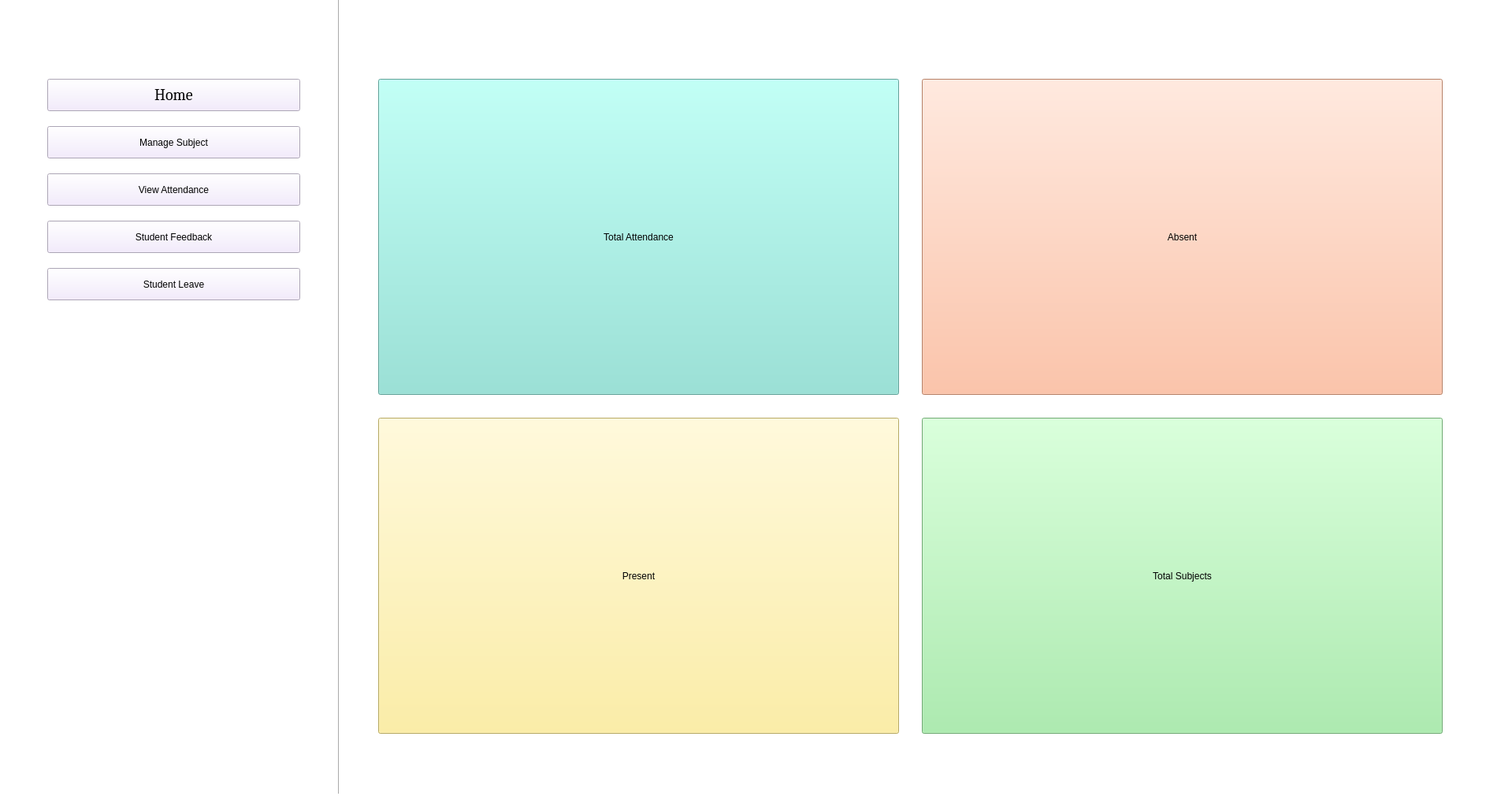
<?xml version="1.0" encoding="UTF-8"?>
<ui version="4.0">
 <class>StudentHomePage</class>
 <widget class="QMainWindow" name="StudentHomePage">
  <property name="enabled">
   <bool>true</bool>
  </property>
  <property name="geometry">
   <rect>
    <x>0</x>
    <y>0</y>
    <width>1919</width>
    <height>1029</height>
   </rect>
  </property>
  <property name="windowTitle">
   <string>Student Home Page</string>
  </property>
  <property name="styleSheet">
   <string notr="true">background-color: rgb(241, 229, 231);
background-color: rgb(255, 255, 255);</string>
  </property>
  <widget class="QWidget" name="centralwidget">
   <widget class="QPushButton" name="Home_b">
    <property name="geometry">
     <rect>
      <x>60</x>
      <y>100</y>
      <width>321</width>
      <height>41</height>
     </rect>
    </property>
    <property name="font">
     <font>
      <family>Cambria</family>
      <pointsize>15</pointsize>
      <weight>50</weight>
      <italic>false</italic>
      <bold>false</bold>
     </font>
    </property>
    <property name="styleSheet">
     <string notr="true">font: 15pt &quot;Cambria&quot;;
background-color: rgb(241, 231, 254);</string>
    </property>
    <property name="text">
     <string>Home</string>
    </property>
   </widget>
   <widget class="QPushButton" name="ManageSubject_b">
    <property name="geometry">
     <rect>
      <x>60</x>
      <y>160</y>
      <width>321</width>
      <height>41</height>
     </rect>
    </property>
    <property name="styleSheet">
     <string notr="true">font: 15pt &quot;Cambria&quot;;
background-color: rgb(241, 231, 254);</string>
    </property>
    <property name="text">
     <string>Manage Subject</string>
    </property>
   </widget>
   <widget class="QPushButton" name="ViewAttendance_b">
    <property name="geometry">
     <rect>
      <x>60</x>
      <y>220</y>
      <width>321</width>
      <height>41</height>
     </rect>
    </property>
    <property name="styleSheet">
     <string notr="true">font: 15pt &quot;Cambria&quot;;
background-color: rgb(241, 231, 254);</string>
    </property>
    <property name="text">
     <string>View Attendance</string>
    </property>
   </widget>
   <widget class="QPushButton" name="StudentFeedback_b">
    <property name="geometry">
     <rect>
      <x>60</x>
      <y>280</y>
      <width>321</width>
      <height>41</height>
     </rect>
    </property>
    <property name="styleSheet">
     <string notr="true">font: 15pt &quot;Cambria&quot;;
background-color: rgb(241, 231, 254);</string>
    </property>
    <property name="text">
     <string>Student Feedback</string>
    </property>
   </widget>
   <widget class="QPushButton" name="StudentLeave_b">
    <property name="geometry">
     <rect>
      <x>60</x>
      <y>340</y>
      <width>321</width>
      <height>41</height>
     </rect>
    </property>
    <property name="styleSheet">
     <string notr="true">font: 15pt &quot;Cambria&quot;;
background-color: rgb(241, 231, 254);</string>
    </property>
    <property name="text">
     <string>Student Leave</string>
    </property>
   </widget>
   <widget class="QPushButton" name="Subjects_b">
    <property name="enabled">
     <bool>true</bool>
    </property>
    <property name="geometry">
     <rect>
      <x>1170</x>
      <y>530</y>
      <width>661</width>
      <height>401</height>
     </rect>
    </property>
    <property name="styleSheet">
     <string notr="true">font: 28pt &quot;Cambria&quot;;
background-color: rgb(155, 236, 160);</string>
    </property>
    <property name="text">
     <string>Total Subjects</string>
    </property>
   </widget>
   <widget class="Line" name="line">
    <property name="geometry">
     <rect>
      <x>420</x>
      <y>-50</y>
      <width>20</width>
      <height>1081</height>
     </rect>
    </property>
    <property name="orientation">
     <enum>Qt::Vertical</enum>
    </property>
   </widget>
   <widget class="QPushButton" name="Courses_b">
    <property name="enabled">
     <bool>true</bool>
    </property>
    <property name="geometry">
     <rect>
      <x>480</x>
      <y>530</y>
      <width>661</width>
      <height>401</height>
     </rect>
    </property>
    <property name="styleSheet">
     <string notr="true">font: 28pt &quot;Cambria&quot;;
background-color: rgb(255, 236, 139);</string>
    </property>
    <property name="text">
     <string>Present</string>
    </property>
   </widget>
   <widget class="QPushButton" name="Staffs_b">
    <property name="enabled">
     <bool>true</bool>
    </property>
    <property name="geometry">
     <rect>
      <x>1170</x>
      <y>100</y>
      <width>661</width>
      <height>401</height>
     </rect>
    </property>
    <property name="styleSheet">
     <string notr="true">font: 28pt &quot;Cambria&quot;;
background-color: rgb(255, 179, 143);</string>
    </property>
    <property name="text">
     <string>Absent</string>
    </property>
   </widget>
   <widget class="QPushButton" name="Students_b">
    <property name="enabled">
     <bool>true</bool>
    </property>
    <property name="geometry">
     <rect>
      <x>480</x>
      <y>100</y>
      <width>661</width>
      <height>401</height>
     </rect>
    </property>
    <property name="styleSheet">
     <string notr="true">font: 28pt &quot;Cambria&quot;;
background-color: rgb(134, 226, 213);</string>
    </property>
    <property name="text">
     <string>Total Attendance</string>
    </property>
   </widget>
  </widget>
  <widget class="QStatusBar" name="statusbar"/>
 </widget>
 <resources/>
 <connections/>
</ui>
